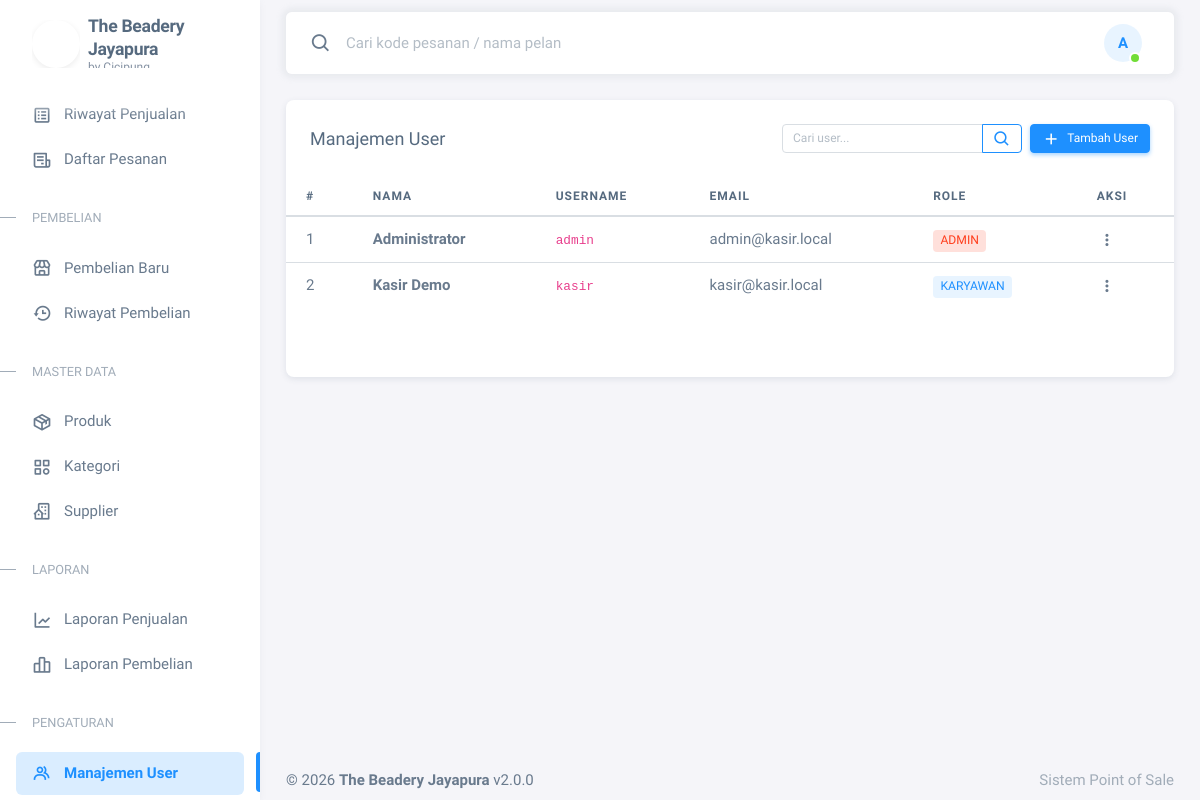
The page /users (signed in) on the database as committed earlier.
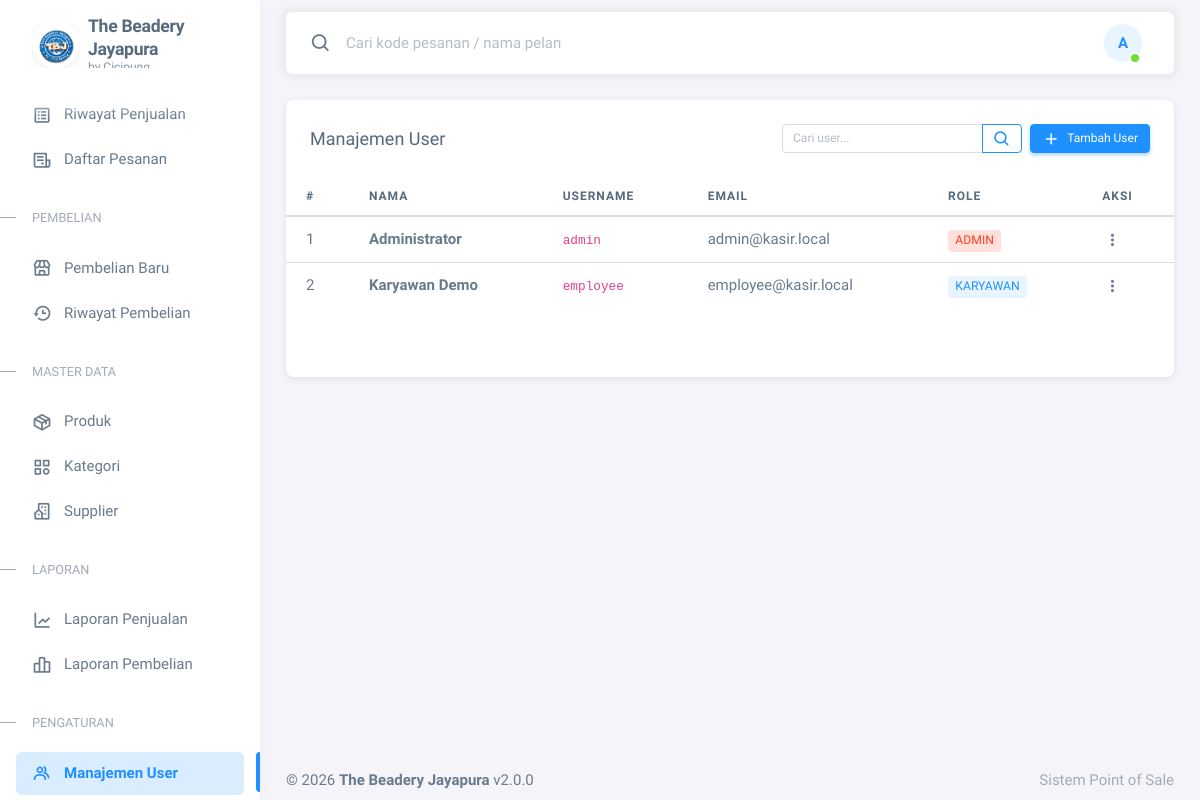
The same page on the database as committed later.
### tables this page shows
CREATE TABLE IF NOT EXISTS users (
    id INT AUTO_INCREMENT PRIMARY KEY,
    name VARCHAR(100) NOT NULL,
    username VARCHAR(50) UNIQUE NOT NULL,
    email VARCHAR(150) DEFAULT '',
    password VARCHAR(255) NOT NULL,
    role ENUM('admin','karyawan') NOT NULL DEFAULT 'karyawan',
    phone VARCHAR(20) DEFAULT '',
    address TEXT,
    created_at TIMESTAMP DEFAULT CURRENT_TIMESTAMP,
    updated_at TIMESTAMP NULL ON UPDATE CURRENT_TIMESTAMP,
    INDEX idx_username (username)
);

### app/controllers/Users.php (called while the page is built, shortened)
<?php
class Users extends Controller
{
    private $userModel;
    public function __construct()
    {
        $this->userModel = $this->model('User');
    }
    public function index()
    {
        $search = trim($_GET['q'] ?? '');
        $users = $search
            ? $this->userModel->search($search)
            : $this->userModel->all('name ASC');
        $this->view('users/index', [
            'title'  => 'Manajemen User',
            'users'  => $users,
            'search' => $search
        ]);
    }
}

### app/core/App.php (called while the page is built, shortened)
<?php
class App
{
    protected $method = 'index';
    public function __construct()
    {
        $url = $this->parseUrl();
        if (empty($url[0])) {
            if (isset($_SESSION['user'])) {
                $this->controller = 'Dashboard';
            } else {
                $this->controller = 'Home';
            }
        } elseif (file_exists('../app/controllers/' . ucfirst($url[0]) . '.php')) {
            unset($url[0]);
        }
        $this->controller = new $this->controller;
        $this->params = $url ? array_values($url) : [];
        call_user_func_array([$this->controller, $this->method], $this->params);
    }
    private function parseUrl()
    {
        $url = $_GET['url'] ?? trim(parse_url($_SERVER['REQUEST_URI'], PHP_URL_PATH), '/');
        if (!empty($url)) {
            return explode('/', filter_var(rtrim($url, '/'), FILTER_SANITIZE_URL));
        }
        return [];
    }
}

### public/index.php (called while the page is built, shortened)
<?php
require_once '../app/core/Database.php';
require_once '../app/core/Model.php';
require_once '../app/core/Controller.php';
require_once '../app/core/App.php';
$app = new App();

### config/database.php (called while the page is built)
<?php
return [
    'host' => '127.0.0.1',
    'database' => 'db_kasir_barcode',
    'username' => 'root',
    'password' => '',
    'charset' => 'utf8mb4'
];

### app/core/Database.php (called while the page is built)
<?php
class Database
{
    private static $instance = null;
    private $connection;
    private function __construct()
    {
        $config = require '../config/database.php';
        try {
            $dsn = "mysql:host={$config['host']};dbname={$config['database']};charset={$config['charset']}";
            $this->connection = new PDO($dsn, $config['username'], $config['password']);
            $this->connection->setAttribute(PDO::ATTR_ERRMODE, PDO::ERRMODE_EXCEPTION);
            $this->connection->setAttribute(PDO::ATTR_DEFAULT_FETCH_MODE, PDO::FETCH_OBJ);
        } catch (PDOException $e) {
            die("Koneksi database gagal: " . $e->getMessage());
        }
    }
    public static function getInstance()
    {
        if (self::$instance === null) {
            self::$instance = new self();
        }
        return self::$instance;
    }
    public function getConnection()
    {
        return $this->connection;
    }
}

### app/core/Model.php (called while the page is built, shortened)
<?php
class Model
{
    protected $db;
    protected $table;
    public function __construct()
    {
        $this->db = Database::getInstance()->getConnection();
    }
    public function all($orderBy = 'id DESC')
    {
        $stmt = $this->db->query("SELECT * FROM {$this->table} ORDER BY {$orderBy}");
        return $stmt->fetchAll();
    }
}

### app/views/users/index.php (the view, shortened to what the changed rows need)
<div class="card">
    <div class="table-responsive text-nowrap">
        <table class="table">
            <thead>
                <tr>
                    <th>#</th>
                    <th>Nama</th>
                    <th>Username</th>
                    <th>Email</th>
                    <th>Role</th>
                    <th>Aksi</th>
                </tr>
            </thead>
            <tbody class="table-border-bottom-0">
                <?php if (!empty($users)): ?>
                    <?php foreach ($users as $i => $u): ?>
                        <tr>
                            <td><?= $i + 1 ?></td>
                            <td><strong><?= htmlspecialchars($u->name) ?></strong></td>
                            <td><code><?= htmlspecialchars($u->username) ?></code></td>
                            <td><?= htmlspecialchars($u->email ?: '-') ?></td>
                            <td>
                                <?php if ($u->role === 'admin'): ?>
                                    <span class="badge bg-label-danger">Admin</span>
                                <?php else: ?>
                                    <span class="badge bg-label-primary">Karyawan</span>
                                <?php endif; ?>
                            </td>
                            <td>
                                <div class="dropdown">
                                    <button type="button" class="btn p-0 dropdown-toggle hide-arrow" data-bs-toggle="dropdown">
                                        <i class="bx bx-dots-vertical-rounded"></i>
                                    </button>
                                </div>
                            </td>
                        </tr>
                    <?php endforeach; ?>
                <?php endif; ?>
            </tbody>
        </table>
    </div>
</div>
<?php
include '../app/views/layouts/header.php';
?>

Rows that differ between the two databases and show on the page:
changed users: name "Kasir Demo" → "Karyawan Demo"; username "kasir" → "employee"; email "kasir@kasir.local" → "employee@kasir.local"
